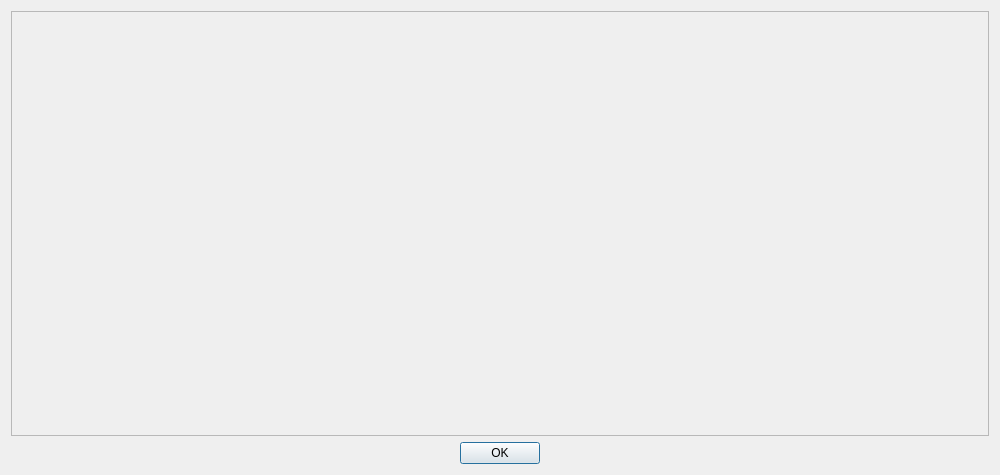
<?xml version="1.0" encoding="UTF-8"?>
<ui version="4.0">
 <class>TestResultDialog</class>
 <widget class="QDialog" name="TestResultDialog">
  <property name="geometry">
   <rect>
    <x>0</x>
    <y>0</y>
    <width>1000</width>
    <height>475</height>
   </rect>
  </property>
  <property name="minimumSize">
   <size>
    <width>1000</width>
    <height>0</height>
   </size>
  </property>
  <property name="maximumSize">
   <size>
    <width>1000</width>
    <height>16777215</height>
   </size>
  </property>
  <property name="windowTitle">
   <string>Test Result</string>
  </property>
  <layout class="QVBoxLayout" name="verticalLayout">
   <item>
    <widget class="QScrollArea" name="scrollArea">
     <property name="widgetResizable">
      <bool>true</bool>
     </property>
     <widget class="QWidget" name="scrollAreaWidgetContents">
      <property name="geometry">
       <rect>
        <x>0</x>
        <y>0</y>
        <width>980</width>
        <height>424</height>
       </rect>
      </property>
      <layout class="QVBoxLayout" name="verticalLayout_2">
       <item>
        <widget class="QLabel" name="txtContent">
         <property name="text">
          <string/>
         </property>
         <property name="alignment">
          <set>Qt::AlignLeading|Qt::AlignLeft|Qt::AlignTop</set>
         </property>
         <property name="textInteractionFlags">
          <set>Qt::LinksAccessibleByMouse|Qt::TextSelectableByMouse</set>
         </property>
        </widget>
       </item>
      </layout>
     </widget>
    </widget>
   </item>
   <item>
    <widget class="QDialogButtonBox" name="buttonBox">
     <property name="orientation">
      <enum>Qt::Horizontal</enum>
     </property>
     <property name="standardButtons">
      <set>QDialogButtonBox::Ok</set>
     </property>
     <property name="centerButtons">
      <bool>true</bool>
     </property>
    </widget>
   </item>
  </layout>
 </widget>
 <resources/>
 <connections>
  <connection>
   <sender>buttonBox</sender>
   <signal>accepted()</signal>
   <receiver>TestResultDialog</receiver>
   <slot>accept()</slot>
   <hints>
    <hint type="sourcelabel">
     <x>248</x>
     <y>254</y>
    </hint>
    <hint type="destinationlabel">
     <x>157</x>
     <y>274</y>
    </hint>
   </hints>
  </connection>
  <connection>
   <sender>buttonBox</sender>
   <signal>rejected()</signal>
   <receiver>TestResultDialog</receiver>
   <slot>reject()</slot>
   <hints>
    <hint type="sourcelabel">
     <x>316</x>
     <y>260</y>
    </hint>
    <hint type="destinationlabel">
     <x>286</x>
     <y>274</y>
    </hint>
   </hints>
  </connection>
 </connections>
</ui>
